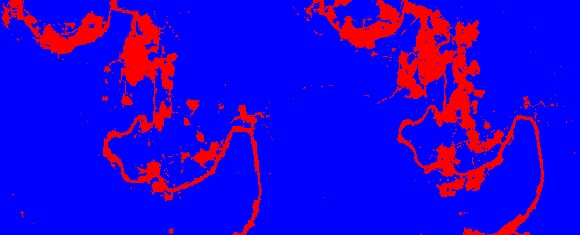
#> input picture codes/prática5/assets/desmatamento_kmeans.png, 580 x 235 px
$ python desmatamento.py
#> lines starting #> are read from the running program, lines starting #| are printed output that depends on the picture
from time import sleep
import cv2
import numpy as np
import matplotlib.pyplot as plt


img = cv2.imread("assets/desmatamento_kmeans.png")
#> img is the input picture: shape (235, 580, 3); mean B, G, R 219.5, 0, 35.5

[col, lin, dim] = img.shape
#> col = 235; lin = 580; dim = 3

image1 = img[0:col, 0:273]
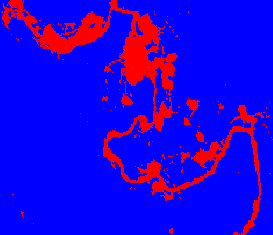
#> image1: shape (235, 273, 3); mean B, G, R 221.9, 0, 33.1
image2 = img[0:col, 293:lin]
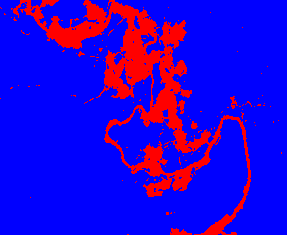
#> image2: shape (235, 287, 3); mean B, G, R 214.7, 0, 40.3

def getArea(img,lin):
#> called with lin = 273
    area = 0
    for j in range(0,col):
        for i in range(0,lin):
            (b,g,r) = img[j,i]
            if(int(r)==255):
                area+=1
#> after the loop, area = 8325
    return area

cv2.imshow("Antes", image1)
cv2.imshow("Depois", image2)

area1 = getArea(image1,273)
#> area1 = 8325
area2 = getArea(image2,lin-293)
#> area2 = 10671

print("Área desmatada - Antes: ",area1)
#| Área desmatada - Antes:  8325
print("Área desmatada - Depois: ",area2)
#| Área desmatada - Depois:  10671

print("Aumento de: {:.2f}%".format(((area2/area1)-1)*100))
#| Aumento de: 28.18%

cv2.waitKey(0)
